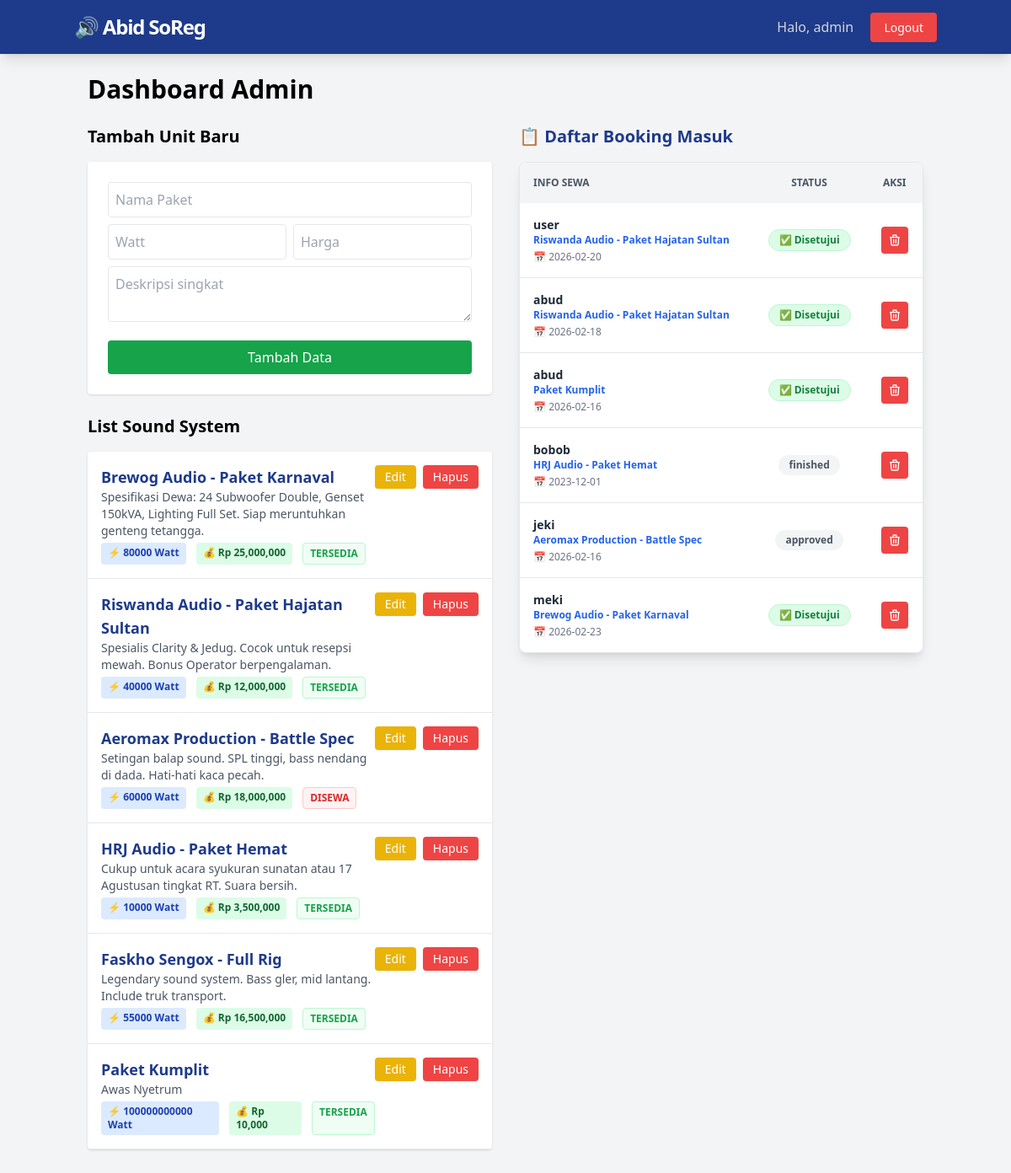
The page /admin/dashboard (signed in) on the database its author committed.
### tables this page shows
CREATE TABLE sound_systems (
            id INTEGER PRIMARY KEY AUTOINCREMENT,
            nama_paket TEXT NOT NULL,
            daya_watt INTEGER NOT NULL,
            harga_sewa INTEGER NOT NULL,
            status TEXT NOT NULL DEFAULT 'tersedia',
            deskripsi TEXT
        );

CREATE TABLE bookings (
            id INTEGER PRIMARY KEY AUTOINCREMENT,
            user_id INTEGER NOT NULL,
            sound_id INTEGER NOT NULL,
            tanggal_sewa TEXT NOT NULL,
            status_booking TEXT DEFAULT 'pending',
            FOREIGN KEY (user_id) REFERENCES users (id),
            FOREIGN KEY (sound_id) REFERENCES sound_systems (id)
        );

CREATE TABLE users (
            id INTEGER PRIMARY KEY AUTOINCREMENT,
            username TEXT NOT NULL UNIQUE,
            password TEXT NOT NULL,
            role TEXT NOT NULL DEFAULT 'user'
        );

### app.py (the view)
@app.route('/admin/dashboard')
@login_required
@admin_required
def admin_dashboard():
    conn = get_db_connection()
    sounds = conn.execute('SELECT * FROM sound_systems').fetchall()
    bookings = conn.execute('''
        SELECT b.id, u.username, s.nama_paket, b.tanggal_sewa, b.status_booking
        FROM bookings b
        JOIN users u ON b.user_id = u.id
        JOIN sound_systems s ON b.sound_id = s.id
        ORDER BY b.id DESC
    ''').fetchall()
    conn.close()
    return render_template('admin_dashboard.html', sounds=sounds, bookings=bookings)

### app.py (called while the page is built)
def login_required(f):
    @wraps(f)
    def decorated_function(*args, **kwargs):
        if 'user_id' not in session:
            flash('Silakan login terlebih dahulu.', 'error')
            return redirect(url_for('login'))
        return f(*args, **kwargs)
    return decorated_function

def admin_required(f):
    @wraps(f)
    def decorated_function(*args, **kwargs):
        if session.get('role') != 'admin':
            flash('Akses ditolak. Halaman ini khusus Admin.', 'error')
            return redirect(url_for('dashboard'))
        return f(*args, **kwargs)
    return decorated_function

### db_config.py (called while the page is built)
def get_db_connection():
    conn = sqlite3.connect(DB_NAME)
    conn.row_factory = sqlite3.Row
    return conn

### templates/admin_dashboard.html (shortened to what this page needs)
{% extends 'base.html' %}
{% block content %}
<div class="flex justify-between items-center mb-6">
    <h2 class="text-3xl font-bold">Dashboard Admin</h2>
</div>
<div class="grid grid-cols-1 lg:grid-cols-2 gap-8">
    <div>
        <h3 class="text-xl font-semibold mb-4">Tambah Unit Baru</h3>
        <form action="{{ url_for('add_sound') }}" method="POST" class="bg-white p-6 rounded shadow mb-6">
            <input type="text" name="nama_paket" placeholder="Nama Paket" required class="w-full border p-2 mb-2 rounded">
            <div class="flex gap-2 mb-2">
                <input type="number" name="daya_watt" placeholder="Watt" required class="w-1/2 border p-2 rounded">
                <input type="number" name="harga_sewa" placeholder="Harga" required class="w-1/2 border p-2 rounded">
            </div>
            <textarea name="deskripsi" placeholder="Deskripsi singkat" class="w-full border p-2 mb-4 rounded"></textarea>
            <button type="submit" class="bg-green-600 text-white px-4 py-2 rounded hover:bg-green-700 w-full">Tambah Data</button>
        </form>
        <h3 class="text-xl font-semibold mb-4">List Sound System</h3>
        <div class="bg-white rounded shadow overflow-hidden">
            {% for sound in sounds %}
            <div class="flex justify-between items-start border-b p-4 hover:bg-gray-50 transition">
                <div>
                    <div class="font-bold text-lg text-blue-900">{{ sound.nama_paket }}</div>
                    <div class="text-sm text-gray-600 mb-1">{{ sound.deskripsi }}</div>
                    <div class="flex gap-3 text-xs font-semibold">
                        <span class="bg-blue-100 text-blue-800 px-2 py-1 rounded">⚡ {{ sound.daya_watt }} Watt</span>
                        <span class="bg-green-100 text-green-800 px-2 py-1 rounded">💰 Rp {{ "{:,.0f}".format(sound.harga_sewa) }}</span>
                        <span class="px-2 py-1 rounded border {{ 'bg-green-50 text-green-600 border-green-200' if sound.status == 'tersedia' else 'bg-red-50 text-red-600 border-red-200' }}">
                            {{ sound.status|upper }}
                        </span>
                    </div>
                </div>
                <div class="flex gap-2">
                    <a href="{{ url_for('edit_sound', id=sound.id) }}"
                    class="bg-yellow-500 text-white px-3 py-1 rounded text-sm hover:bg-yellow-600 shadow-sm">
                    Edit
                    </a>
                    <a href="{{ url_for('delete_sound', id=sound.id) }}"
                    class="bg-red-500 text-white px-3 py-1 rounded text-sm hover:bg-red-600 shadow-sm"
                    onclick="return confirm('Yakin ingin menghapus paket {{ sound.nama_paket }}?')">
                    Hapus
                    </a>
                </div>
            </div>
            {% endfor %}
        </div>
    </div>
<div>
        <h3 class="text-xl font-semibold mb-4 text-blue-900 flex items-center gap-2">
            📋 Daftar Booking Masuk
        </h3>
        <div class="bg-white rounded-lg shadow-lg overflow-hidden border border-gray-200">
            <div class="overflow-x-auto">
                <table class="w-full text-left text-sm">
                    <thead class="bg-gray-100 text-gray-600 uppercase text-xs font-bold">
                        <tr>
                            <th class="p-4">Info Sewa</th>
                            <th class="p-4 text-center">Status</th>
                            <th class="p-4 text-center">Aksi</th>
                        </tr>
                    </thead>
                    <tbody class="divide-y divide-gray-200">
                        {% for book in bookings %}
                        <tr class="hover:bg-gray-50 transition">
                            <td class="p-4">
                                <div class="font-bold text-gray-800">{{ book.username }}</div>
                                <div class="text-xs text-blue-600 font-semibold mb-1">{{ book.nama_paket }}</div>
                                <div class="text-xs text-gray-500 flex items-center gap-1">
                                    📅 {{ book.tanggal_sewa }}
                                </div>
                            </td>
                            <td class="p-4 text-center">
                                {% if book.status_booking == 'pending' %}
                                    <span class="inline-block px-3 py-1 rounded-full text-xs font-bold bg-yellow-100 text-yellow-700 border border-yellow-200">
                                        ⏳ Pending
                                    </span>
                                {% elif book.status_booking == 'disetujui' %}
                                    <span class="inline-block px-3 py-1 rounded-full text-xs font-bold bg-green-100 text-green-700 border border-green-200">
                                        ✅ Disetujui
                                    </span>
                                {% elif book.status_booking == 'ditolak' %}
                                    <span class="inline-block px-3 py-1 rounded-full text-xs font-bold bg-red-100 text-red-700 border border-red-200">
                                        ❌ Ditolak
                                    </span>
                                {% else %}
                                    <span class="inline-block px-3 py-1 rounded-full text-xs font-bold bg-gray-100 text-gray-600">
                                        {{ book.status_booking }}
                                    </span>
                                {% endif %}
                            </td>
                            <td class="p-4 text-center">
                                <div class="flex justify-center gap-2">
                                    <a href="{{ url_for('booking_action', id=book.id, action='delete') }}"
                                       class="bg-red-500 hover:bg-red-600 text-white p-2 rounded shadow transition"
                                       title="Hapus Data"
                                       onclick="return confirm('Hapus permanen data booking ini?')">
                                        <svg xmlns="http://www.w3.org/2000/svg" class="h-4 w-4" fill="none" viewBox="0 0 24 24" stroke="currentColor">
                                            <path stroke-linecap="round" stroke-linejoin="round" stroke-width="2" d="M19 7l-.867 12.142A2 2 0 0116.138 21H7.862a2 2 0 01-1.995-1.858L5 7m5 4v6m4-6v6m1-10V4a1 1 0 00-1-1h-4a1 1 0 00-1 1v3M4 7h16" />
                                        </svg>
                                    </a>
                                </div>
                            </td>
                        </tr>
                        {% else %}
                        <tr>
                            <td colspan="3" class="p-8 text-center text-gray-400">
                                <p>Belum ada booking masuk.</p>
                            </td>
                        </tr>
                        {% endfor %}
                    </tbody>
                </table>
            </div>
        </div>
    </div>
</div>
{% endblock %}

### rows shown on the page
sound_systems: nama_paket "Brewog Audio - Paket Karnaval", deskripsi "Spesifikasi Dewa: 24 Subwoofer Double, Genset 150kVA, Lighting Full Set. Siap meruntuhkan genteng tetangga.", daya_watt "80000", harga_sewa "25,000,000", status "TERSEDIA"
sound_systems: nama_paket "Riswanda Audio - Paket Hajatan Sultan", deskripsi "Spesialis Clarity & Jedug. Cocok untuk resepsi mewah. Bonus Operator berpengalaman.", daya_watt "40000", harga_sewa "12,000,000", status "TERSEDIA"
sound_systems: nama_paket "Aeromax Production - Battle Spec", deskripsi "Setingan balap sound. SPL tinggi, bass nendang di dada. Hati-hati kaca pecah.", daya_watt "60000", harga_sewa "18,000,000", status "DISEWA"
sound_systems: nama_paket "HRJ Audio - Paket Hemat", deskripsi "Cukup untuk acara syukuran sunatan atau 17 Agustusan tingkat RT. Suara bersih.", daya_watt "10000", harga_sewa "3,500,000", status "TERSEDIA"
sound_systems: nama_paket "Faskho Sengox - Full Rig", deskripsi "Legendary sound system. Bass gler, mid lantang. Include truk transport.", daya_watt "55000", harga_sewa "16,500,000", status "TERSEDIA"
sound_systems: nama_paket "Paket Kumplit", deskripsi "Awas Nyetrum", daya_watt "100000000000", harga_sewa "10,000", status "TERSEDIA"
bookings: username "user", nama_paket "Riswanda Audio - Paket Hajatan Sultan", tanggal_sewa "2026-02-20", status_booking "✅ Disetujui"
bookings: username "abud", nama_paket "Riswanda Audio - Paket Hajatan Sultan", tanggal_sewa "2026-02-18", status_booking "✅ Disetujui"
bookings: username "abud", nama_paket "Paket Kumplit", tanggal_sewa "2026-02-16", status_booking "✅ Disetujui"
bookings: username "bobob", nama_paket "HRJ Audio - Paket Hemat", tanggal_sewa "2023-12-01", status_booking "finished"
bookings: username "jeki", nama_paket "Aeromax Production - Battle Spec", tanggal_sewa "2026-02-16", status_booking "approved"
bookings: username "meki", nama_paket "Brewog Audio - Paket Karnaval", tanggal_sewa "2026-02-23", status_booking "✅ Disetujui"

### other values the page prints
{{ session.username }} "admin"
